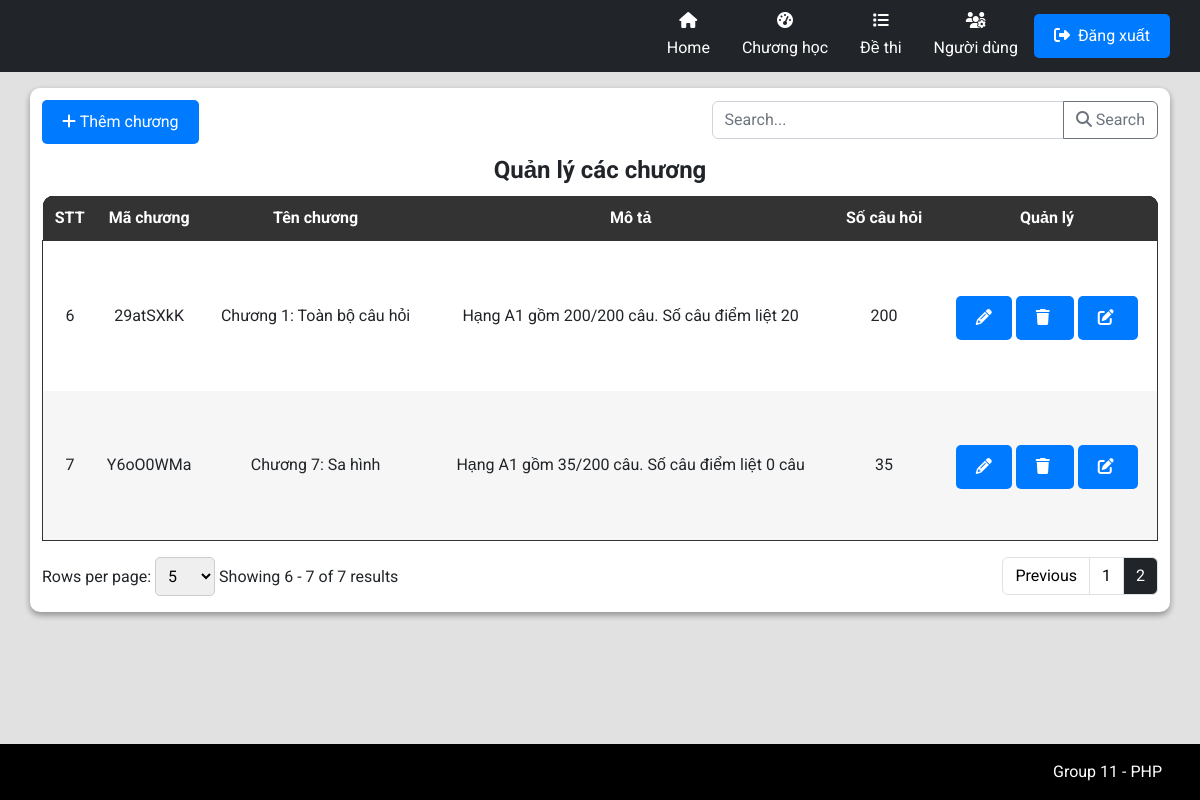
The app's page /admin/AdminIndex.php?workingPage=chapter&limit=5&page=2 with its own data.
### tables this page shows
CREATE TABLE `tbl_chapter` (
  `id` varchar(36) NOT NULL,
  `code` varchar(255) DEFAULT NULL,
  `name` varchar(255) DEFAULT NULL,
  `description` varchar(255) DEFAULT NULL,
  `quantity` int(11) DEFAULT NULL
);

### admin/pages/Chapter/ChapterIndex.php (the view, shortened to what this page needs)
<link rel="stylesheet" href="./styles/ProductStyles.css">
<?php
$countAllSql = "SELECT * FROM tbl_chapter";
$total_records = mysqli_num_rows(mysqli_query($connect, $countAllSql));
$pageIndex = isset($_GET['page']) ? $_GET['page'] : 1;
$pageSize = isset($_GET['limit']) ? $_GET['limit'] : 5;
$total_page = ceil($total_records / $pageSize);
$start = ($pageIndex - 1) * $pageSize;
$search = '';
$getTableDataSql = "";
if (isset($_GET['search'])) {
    $getTableDataSql = "SELECT * FROM tbl_chapter
    WHERE
        tbl_chapter.name LIKE N'%" . $search . "%'
    LIMIT $start, $pageSize";
} else {
    $getTableDataSql = "SELECT * FROM tbl_chapter LIMIT $start, $pageSize";
}
$tableData = mysqli_query($connect, $getTableDataSql);
?>
<div class="text-left flex justify-between">
    <button type="button" class="btn btn-primary mb-2 mt-3" data-bs-toggle="modal" data-bs-target="#addChapter">
        <i class="fa-solid fa-plus"></i>
        Thêm chương
    </button>
    <div class="input-group mb-3 align-center mt-3 w-40">
        <input type="text" class="form-control" placeholder="Search..." aria-label="Recipient's username" name="search" id="search-input" aria-describedby="button-addon2">
        <button class="btn btn-outline-secondary" id="search-button" onclick="performSearch()" name="ok">
            <i class="fa-solid fa-magnifying-glass"></i>
            Search
        </button>
    </div>
</div>
<div class="container p-0">
    <table class="w-100">
        <legend class="text-center"><b>Quản lý các chương</b></legend>
        <thead class="table-head w-100">
            <tr class="table-heading">
                <th class="noWrap">STT</th>
                <th class="noWrap">Mã chương</th>
                <th class="noWrap">Tên chương</th>
                <th class="noWrap">Mô tả</th>
                <th class="noWrap">Số câu hỏi</th>
                <th class="noWrap">Quản lý </th>
            </tr>
        </thead>
        <tbody class="table-body">
            <?php
            $displaychapter = 0;
            while ($row = mysqli_fetch_array($tableData)) {
                $displaychapter++;
            ?>
                <tr>
                    <td>
                        <?php echo $displaychapter + ($pageIndex - 1) * $pageSize; ?>
                    </td>
                    <td class="tensanpham">
                        <?php echo $row['code'] ?>
                    </td>
                    <td>
                        <?php echo $row['name'] ?>
                    </td>
                    <td>
                        <?php echo $row['description'] ?>
                    </td>
                    <td>
                        <?php echo $row['quantity'] ?>
                    </td>
                    <td>
                        <button type="button" class="btn btn-primary mb-2 mt-3 con-tooltip top" data-bs-toggle="modal" data-bs-target="#editPopup_<?php echo $row['id']; ?>">
                            <i class="fa-solid fa-pencil"></i>
                        </button>
                        <button type="button" class="btn btn-primary mb-2 mt-3 con-tooltip top" data-bs-toggle="modal" data-bs-target="#confirmPopup_<?php echo $row['id']; ?>">
                            <i class="fa-solid fa-trash mr-1"></i>
                        </button>
                        <a class='btn btn-primary mb-2 mt-3 con-tooltip top text-white productSizeButton color-white' href="?workingPage=question&chapterId=<?php echo $row['id']; ?>">
                            <i class="fa-solid fa-pen-to-square text-white mr-1"></i>
                        </a>
                    </td>
                </tr>
            <?php
            }
            ?>
        </tbody>
    </table>
    <form action="" method="GET">
        <nav class="row py-2" aria-label="Page navigation example">
            <div class="paganation-infor col py-2">
                <form action="" method="GET">
                    <label for="limitSelect">Rows per page:</label>
                    <select name="limit" id="limitSelect" onchange="updatePageAndLimit()">
                        <option value="5" <?php if ($pageSize == 5) echo 'selected'; ?>>5</option>
                    </select>
                </form>
                <label class="mr-4">Showing
                    <?php
                    $startItem = ($pageIndex - 1) * $pageSize + 1;
                    $endItem = min($pageIndex * $pageSize, $total_records);
                    echo "{$startItem} - {$endItem} of {$total_records} results";
                    ?>
                </label>
            </div>
            <ul class="m-0 pagination justify-content-end py-2 col">
                <li class="page-item">
                    <?php
                    if ($pageIndex > 1 && $total_page > 1) {
                        echo '<a class="page-link text-reset text-black" aria-label="Previous" href="?workingPage=chapter&limit=' . ($pageSize) . '&page=' . ($pageIndex - 1) . '">
                        Previous
                        </a>';
                    }
                    ?>
                </li>
                <?php
                for ($i = 1; $i <= $total_page; $i++) {
                    if ($i == $pageIndex) {
                        echo '<li class="page-item light">
                        <span name="page" class="page-link text-reset text-white bg-dark" href="?workingPage=chapter&limit=' . ($pageSize) . '&page=' . ($i) . '"> ' . ($i) . ' </span>
                        </li>';
                    } else {
                        if ($i == 1) {
                            echo '<li class="page-item light">
                            <a name="page" class="page-link text-reset text-black" href="?workingPage=chapter&limit=' . ($pageSize) . '&page=' . ($i) . '"> ' . ($i) . ' </a>
                            </li>';
                        }
                    }
                }
                ?>
            </ul>
    </form>
</div>

### admin/styles/AdminStyles.css (style rules this page uses)
body { display: flex; flex-direction: column; }

### common/css/CommonStyle.css (style rules this page uses)
html { padding: unset; margin: unset; box-sizing: border-box; scroll-behavior: smooth; }
body { min-height: 100vh; }
:root { --pr-color: rgb(62, 148, 163); }
.m-0 { margin: 0 !important; }
.p-0 { padding: 0 !important; }
.mr-1 { margin-right: 4px !important; }
.mb-2 { margin-bottom: 8px !important; }
.py-2 { padding-top: 8px !important; padding-bottom: 8px !important; }
.mt-3 { margin-top: 12px !important; }
.mb-3 { margin-bottom: 12px !important; }
.mr-4 { margin-right: 16px !important; }
.w-40 { width: 40%; }
.w-100 { width: 100% !important; }
.flex { display: flex; }
.align-center { align-items: center; }
.justify-between { justify-content: space-between; }
.text-center { text-align: center; }
.text-white { color: #fff !important; }
.text-black { color: #000 !important; }
.con-tooltip { position: relative; background: #F2D1C9; border-radius: 9px; display: inline-block; transition: all 0.3s ease-in-out; cursor: default; }

### admin/styles/ProductStyles.css (style rules this page uses)
* { padding: 0; margin: 0; box-sizing: border-box; }
table { border-radius: 10px; }
.container { width: 100%; }
.table-head { color: white; background-color: #000; }
.table-head .table-heading { background-color: #000; color: white; }
.table-head .table-heading th:first-child { border-top-left-radius: 10px; }
.table-head .table-heading th:last-child { border-top-right-radius: 10px; }
.table-heading { border-radius: 10px; }
.table-head th { padding: 10px; text-align: center; }
.table-head, .table-body { border-collapse: collapse; }
.table-body { border: 1px solid #333; }
.table-body, .table-body tr { background-color: #fff; }
.table-body td { text-align: center; }
.table-body tr:nth-child(2n + 2) { background-color: #f6f6f6; }
table { border-collapse: collapse; background-color: #f8f8f8; }
th, td { padding: 10px; text-align: left; }
th { background-color: #333; color: white; }
.btn-primary { background-color: #007bff; color: white; padding: 10px 20px; border: none; border-radius: 5px; cursor: pointer; }
.noWrap { white-space: nowrap; }
select, option { width: 60px; padding: 8px; border: 1px solid #ccc; border-radius: 5px; }
.tensanpham { width: 100px; height: 150px; text-align: center; }
.productSizeButton { color: white; text-decoration: none; }

### records on screen
tbl_chapter: pageSize "6", code "29atSXkK", name "Chương 1: Toàn bộ câu hỏi", description "Hạng A1 gồm 200/200 câu. Số câu điểm liệt 20", quantity "200"
tbl_chapter: pageSize "7", code "Y6oO0WMa", name "Chương 7: Sa hình", description "Hạng A1 gồm 35/200 câu. Số câu điểm liệt 0 câu", quantity "35"

### other values on screen
$startItem "6"
$endItem "7"
$total_records "7"
